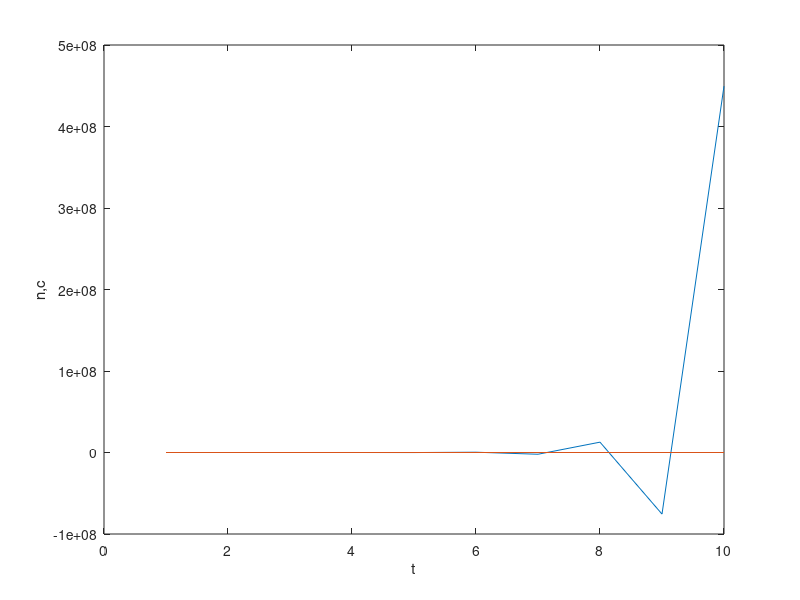

Write MATLAB code to recreate this figure.
figure(1); clf
b=0.1; d=0.2; m=0.05; g=1;

g=0.01; b=0.02; d=0.03; m= 0.05;

func1 = @(n,c) (((1+b/c)*(1-d/c)+m)*n);
func2 = @(n) (g*(1-(1/n)));
n1=2;  pn=[];
for i=1:10
    c1=func2(n1);
    n1=func1(n1,c1);
    pn=[pn; n1 c1];
end
plot(pn);
xlabel('t');
ylabel('n,c');
